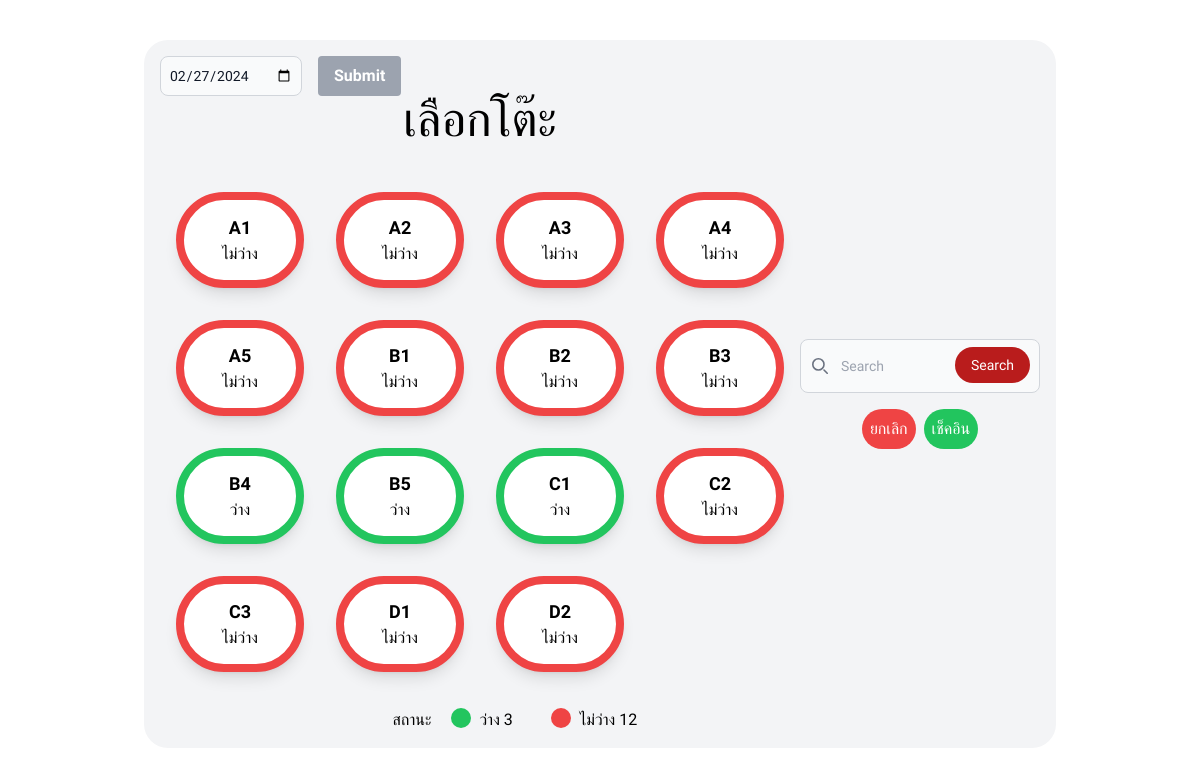
The page / on the database its author committed.
### tables this page shows
CREATE TABLE `tabletype` (
  `tableTypeId` varchar(2) NOT NULL,
  `tableSize` enum('2','4','6','8') NOT NULL,
  `tableTypeStatus` enum('ว่าง','ไม่ว่าง') NOT NULL
);

### index.php (the view, shortened to what this page needs)
<!DOCTYPE html>
<html lang="th">
<head>
    <script src="https://cdn.tailwindcss.com"></script>
</head>
<?php
$servername = "localhost";
$username = "root";
$password = "";
$dbname = "maji";
$conn = new mysqli($servername, $username, $password, $dbname);
?>
<body class="bg-white" style="
      font-family: Prompt, sans-serif;
      font-weight: 300;
      font-style: normal;
    ">
    <div class="flex justify-center items-center">
        <div class="flex flex-wrap justify-center items-center">
            <div class="box-border w-90 p-4 mt-10 bg-gray-100 rounded-3xl flex justify-center items-center selfs-center">
                <div class="w-50">
                    <form method="post" action="<?php echo $_SERVER['PHP_SELF']; ?>" class="flex items-center">
                        <input type="date" id="selectedDate" name="selectedDate" class="block w-30 p-2 text-sm text-gray-900 border border-gray-300 rounded-lg bg-gray-50" required>
                        <button type="submit" class="ml-4 bg-gray-400 hover:bg-gray-700 text-white font-bold py-2 px-4 rounded transition duration-300">Submit</button>
                    </form>
                    <p class="font-[20%] font-medium text-center text-5xl mb-8"> เลือกโต๊ะ</p>
                    <div class="grid grid-cols-1 sm:grid-cols-2 md:grid-cols-3 lg:grid-cols-4 xl:grid-cols-5 gap-8 p-4 ">
                        <?php
                        $sql = "SELECT tableTypeId, tableTypeStatus FROM tabletype";
                        $result = $conn->query($sql);
                        if ($result->num_rows > 0) {
                            $countStatusgreen = 0;
                            $countStatusred = 0;
                            while ($row = $result->fetch_assoc()) {
                                $tableName = $row['tableTypeId'];
                                $status = $row['tableTypeStatus'];
                                echo '<div onclick="popup(\'' . $tableName . '\', \'' . $status . '\')" id="' . $tableName . '" class="rounded-full bg-white w-32 h-24 flex items-center justify-center text-black border-8 ';
                                if ($status == 'ว่าง') {
                                    echo 'border-green-500';
                                    $countStatusgreen++;
                                } elseif ($status == 'ไม่ว่าง') {
                                    echo 'border-red-500';
                                    $countStatusred++;
                                }
                                echo ' shadow-lg hover:scale-110 transition-transform duration-100 hover:animate-pulse">';
                                echo '<p class="text-center" name="customer"><span class="font-bold text-lg" name="table">' . $tableName . '</span><br>' . $status . '</p>';
                                echo '</div>';
                            }
                        } else {
                            echo "No results";
                        }
                        ?>
                    </div>
                    <div class="flex justify-center ml-1 mt-5">
                        <p class="font-[20%] font-medium text-center mr-5">สถานะ</p>
                        <span class="rounded-full bg-green-500 w-5 h-5 flex text-center whitespace-nowrap">
                            <p class="ml-7" name="statusfree">ว่าง <?php echo $countStatusgreen ?></p>
                        </span>
                        <span class="rounded-full bg-red-500 w-5 h-5 flex text-center ml-20 whitespace-nowrap">
                            <p class="ml-7" name="statusbusy">ไม่ว่าง <?php echo $countStatusred ?></p>
                        </span>
                    </div>
                </div>
                <div class="w-60">
                    <form class="rounded-full">
                        <div class="relative">
                            <div class="absolute inset-y-0 start-0 flex items-center ps-3 pointer-events-none">
                            </div>
                            <input type="search" id="default-search" class="block w-full p-4 ps-10 text-sm text-gray-900 border border-gray-300 rounded-lg bg-gray-50 " placeholder="Search" required />
                            <button type="submit" class="text-white absolute end-2.5 bottom-2.5 bg-red-700 hover:bg-red-400 focus:ring-4 focus:outline-none focus:ring-blue-300 font-medium rounded-full text-sm px-4 py-2 bg-blue-600 hover:bg-blue-700 focus:ring-blue-800">Search</button>
                        </div>
                    </form>
                    <div class="flex justify-center gap-2 mt-4">
                        <button class="bg-red-500 hover:bg-red-700 text-white  p-2 rounded-full">ยกเลิก</button>
                        <button class="bg-green-500 hover:bg-green-700 text-white  p-2 rounded-full">เช็คอิน</button>
                    </div>
                </div>
            </div>
        </div>
    </div>
</body>
</html>

### index.php (style rules this page uses)
html { scroll-behavior: smooth; }

### rows shown on the page
tabletype: tableTypeId "A1", tableTypeStatus "ไม่ว่าง"
tabletype: tableTypeId "A2", tableTypeStatus "ไม่ว่าง"
tabletype: tableTypeId "A3", tableTypeStatus "ไม่ว่าง"
tabletype: tableTypeId "A4", tableTypeStatus "ไม่ว่าง"
tabletype: tableTypeId "A5", tableTypeStatus "ไม่ว่าง"
tabletype: tableTypeId "B1", tableTypeStatus "ไม่ว่าง"
tabletype: tableTypeId "B2", tableTypeStatus "ไม่ว่าง"
tabletype: tableTypeId "B3", tableTypeStatus "ไม่ว่าง"
tabletype: tableTypeId "B4", tableTypeStatus "ว่าง"
tabletype: tableTypeId "B5", tableTypeStatus "ว่าง"
tabletype: tableTypeId "C1", tableTypeStatus "ว่าง"
tabletype: tableTypeId "C2", tableTypeStatus "ไม่ว่าง"
tabletype: tableTypeId "C3", tableTypeStatus "ไม่ว่าง"
tabletype: tableTypeId "D1", tableTypeStatus "ไม่ว่าง"
tabletype: tableTypeId "D2", tableTypeStatus "ไม่ว่าง"

### other values the page prints
$countStatusgreen "3"
$countStatusred "12"
